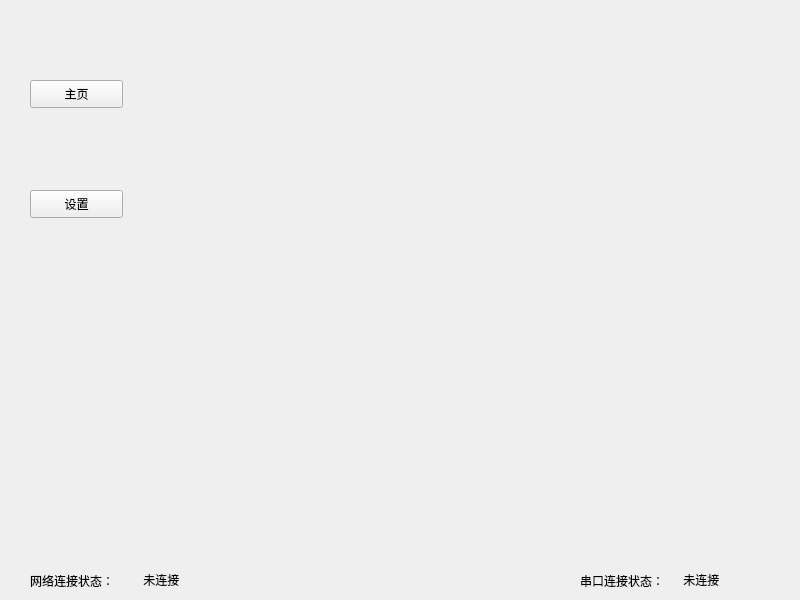
<?xml version="1.0" encoding="UTF-8"?>
<ui version="4.0">
 <class>Widget</class>
 <widget class="QWidget" name="Widget">
  <property name="geometry">
   <rect>
    <x>0</x>
    <y>0</y>
    <width>800</width>
    <height>600</height>
   </rect>
  </property>
  <property name="windowTitle">
   <string>Widget</string>
  </property>
  <widget class="QStackedWidget" name="stackedWidget">
   <property name="geometry">
    <rect>
     <x>140</x>
     <y>20</y>
     <width>631</width>
     <height>521</height>
    </rect>
   </property>
   <property name="currentIndex">
    <number>1</number>
   </property>
   <widget class="QWidget" name="page"/>
   <widget class="QWidget" name="page_2">
    <layout class="QGridLayout" name="gridLayout_5"/>
   </widget>
  </widget>
  <widget class="QLabel" name="SerialStatusLabel">
   <property name="geometry">
    <rect>
     <x>580</x>
     <y>570</y>
     <width>101</width>
     <height>21</height>
    </rect>
   </property>
   <property name="text">
    <string>串口连接状态：</string>
   </property>
   <property name="indent">
    <number>-2</number>
   </property>
  </widget>
  <widget class="QLabel" name="netStatusLabel">
   <property name="geometry">
    <rect>
     <x>30</x>
     <y>570</y>
     <width>101</width>
     <height>21</height>
    </rect>
   </property>
   <property name="text">
    <string>网络连接状态：</string>
   </property>
  </widget>
  <widget class="QLabel" name="netStatusOutLabel">
   <property name="geometry">
    <rect>
     <x>140</x>
     <y>570</y>
     <width>69</width>
     <height>19</height>
    </rect>
   </property>
   <property name="text">
    <string> 未连接</string>
   </property>
  </widget>
  <widget class="QLabel" name="SerialStatusOutLabel">
   <property name="geometry">
    <rect>
     <x>680</x>
     <y>570</y>
     <width>69</width>
     <height>19</height>
    </rect>
   </property>
   <property name="text">
    <string> 未连接</string>
   </property>
  </widget>
  <widget class="QPushButton" name="set_btn">
   <property name="geometry">
    <rect>
     <x>30</x>
     <y>190</y>
     <width>93</width>
     <height>28</height>
    </rect>
   </property>
   <property name="text">
    <string>设置</string>
   </property>
  </widget>
  <widget class="QPushButton" name="mainpage_btn">
   <property name="geometry">
    <rect>
     <x>30</x>
     <y>80</y>
     <width>93</width>
     <height>28</height>
    </rect>
   </property>
   <property name="text">
    <string>主页</string>
   </property>
  </widget>
 </widget>
 <resources/>
 <connections/>
</ui>
